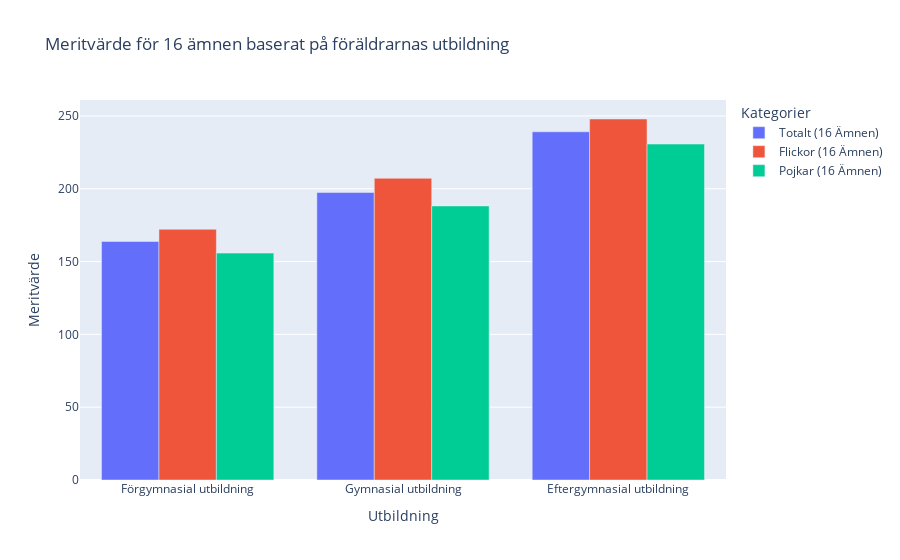

Notebook code cell kept with this figure:
### Code cell
# a bar char on the parents education
fig = px.bar(df_parents_data,
x = "Kategorier", 
y = ["Totalt (16 Ämnen)", "Flickor (16 Ämnen)", "Pojkar (16 Ämnen)"], 
title = "Meritvärde för 16 ämnen baserat på föräldrarnas utbildning",
labels = {"value": "Meritvärde", "variable": "Kategorier", "Kategorier": "Utbildning"}, 
barmode = 'group')

fig.write_html("Visualiseringar/Uppgift_2c_3.html")
fig.show()

### Figure 1 — Plotly figure (JSON) as saved in the notebook; plotly's stock layout.template omitted (floating-point values rounded to 4 significant figures)
{"data": [{"alignmentgroup": "True", "hovertemplate": "Kategorier=Totalt (16 Ämnen)<br>Utbildning=%{x}<br>Meritvärde=%{y}<extra></extra>", "legendgroup": "Totalt (16 Ämnen)", "marker": {"color": "#636efa", "pattern": {"shape": ""}}, "name": "Totalt (16 Ämnen)", "offsetgroup": "Totalt (16 Ämnen)", "orientation": "v", "showlegend": true, "textposition": "auto", "type": "bar", "x": ["Förgymnasial utbildning", "Gymnasial utbildning", "Eftergymnasial utbildning"], "xaxis": "x", "y": [163.8, 197.4, 239.1], "yaxis": "y"}, {"alignmentgroup": "True", "hovertemplate": "Kategorier=Flickor (16 Ämnen)<br>Utbildning=%{x}<br>Meritvärde=%{y}<extra></extra>", "legendgroup": "Flickor (16 Ämnen)", "marker": {"color": "#EF553B", "pattern": {"shape": ""}}, "name": "Flickor (16 Ämnen)", "offsetgroup": "Flickor (16 Ämnen)", "orientation": "v", "showlegend": true, "textposition": "auto", "type": "bar", "x": ["Förgymnasial utbildning", "Gymnasial utbildning", "Eftergymnasial utbildning"], "xaxis": "x", "y": [172.2, 207.2, 247.9], "yaxis": "y"}, {"alignmentgroup": "True", "hovertemplate": "Kategorier=Pojkar (16 Ämnen)<br>Utbildning=%{x}<br>Meritvärde=%{y}<extra></extra>", "legendgroup": "Pojkar (16 Ämnen)", "marker": {"color": "#00cc96", "pattern": {"shape": ""}}, "name": "Pojkar (16 Ämnen)", "offsetgroup": "Pojkar (16 Ämnen)", "orientation": "v", "showlegend": true, "textposition": "auto", "type": "bar", "x": ["Förgymnasial utbildning", "Gymnasial utbildning", "Eftergymnasial utbildning"], "xaxis": "x", "y": [155.8, 188.2, 230.7], "yaxis": "y"}], "layout": {"barmode": "group", "legend": {"title": {"text": "Kategorier"}, "tracegroupgap": 0}, "title": {"text": "Meritvärde för 16 ämnen baserat på föräldrarnas utbildning"}, "xaxis": {"anchor": "y", "domain": [0, 1], "title": {"text": "Utbildning"}}, "yaxis": {"anchor": "x", "domain": [0, 1], "title": {"text": "Meritvärde"}}}}
